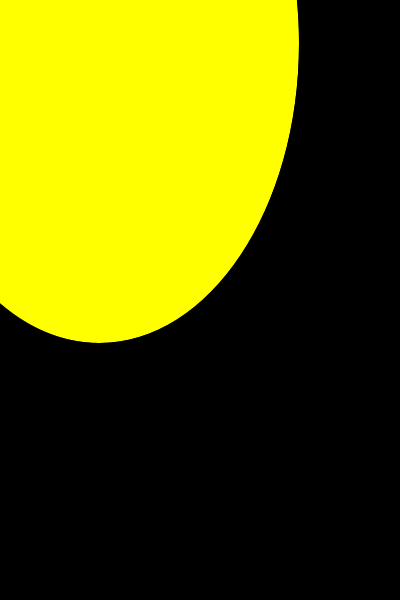
Frame 1 (no input)
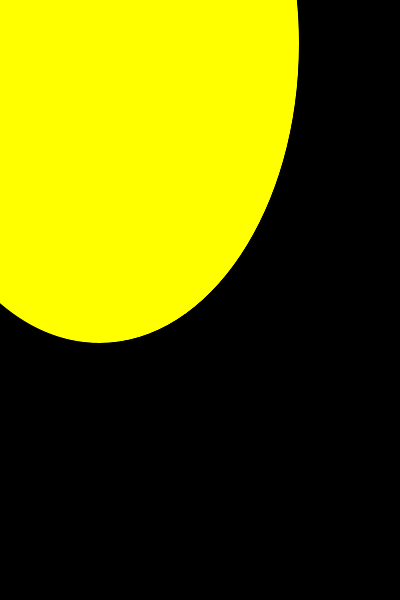
Frame 60 (the mouse pressed at the canvas centre just before this capture)
Frame 120 (the mouse held since frame 60 and released just before this capture): identical to frame 60, image omitted

The Processing sketch that drew these frames (run headless with seeded random() and noise(); from frame 60 on, the mouse is pressed at the canvas centre):

// Processing sketch: processing_99157
// ── processing_99157.pde

void setup()
{
  size(400, 600);
  background(0,0,0);
  smooth();
  frameRate(60);
}
void draw()
{
  fill(255,171,3);
  triangle(mouseX,mouseY,30,30,100,100);
  fill(255,255,0);
  ellipse(99,43,width,height); 

  
}
